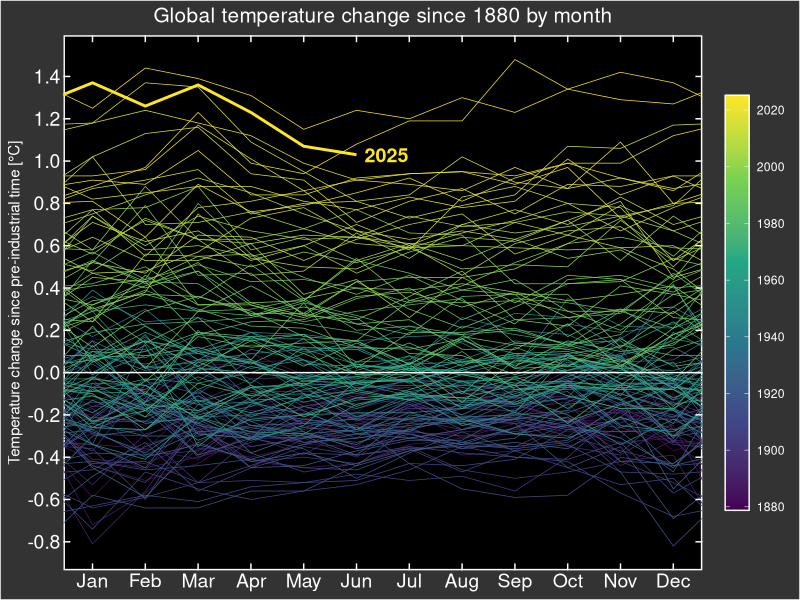
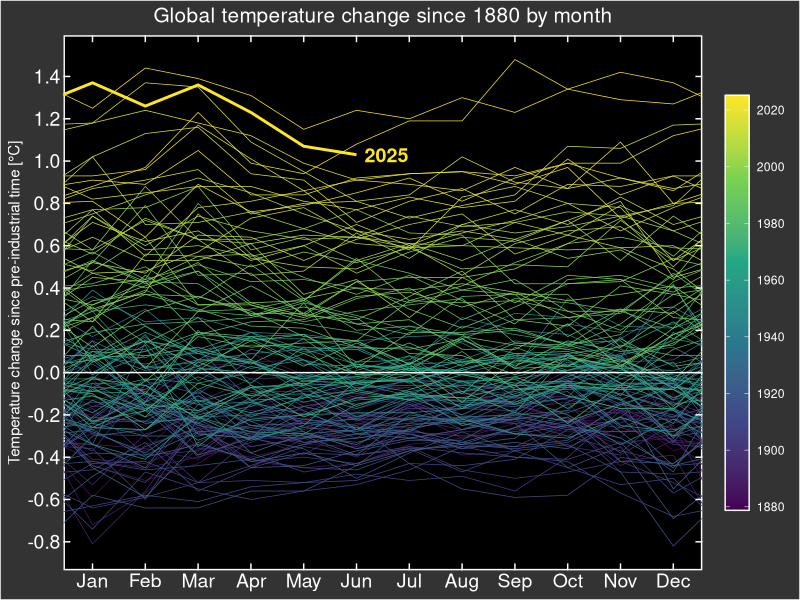

Reproduce these figures in R, in order.
## ---- chunk 1
knitr::opts_chunk$set(paged.print = FALSE)
## ---- chunk 2
#| message: false
library(tidyverse)
library(scales)
library(glue)
## ---- chunk 3
temps <- read_csv("data/GLB.Ts+dSST.csv", skip = 1, na = "***") %>% 
  select(year = Year, all_of(month.abb)) %>% 
  pivot_longer(-year, names_to = "month", values_to = "t_diff") %>% 
  drop_na()
## ---- chunk 4
last_dec <- temps %>% 
  filter(month == "Dec") %>% 
  mutate(year = year + 1,
         month = "last_Dec")

next_jan <- temps %>% 
  filter(month == "Jan") %>% 
  mutate(year = year - 1,
         month = "next_Jan")

t_data <- 
  bind_rows(last_dec, temps, next_jan) %>% 
  mutate(month = factor(month, levels = c("last_Dec", month.abb, "next_Jan")),
         month_number = as.numeric(month) - 1,
         this_year = year == max(temps$year))

annotation <- t_data %>% 
  slice_max(year) %>% 
  slice_max(month_number)
## ---- chunk 5
#| warning: false
#| message: false
#| fig-width: 8
#| fig-height: 5

t_data %>% 
  ggplot(aes(x = month_number, y = t_diff, 
             group = year, color = year,
             size = this_year)) +
  geom_line() +
  geom_hline(yintercept = 0, color = "white") +
  geom_text(data = annotation, 
            aes(x = month_number, y = t_diff,
                label = year, color = year),
            hjust = 0, size = 5, nudge_x = 0.15, fontface = "bold",
            inherit.aes = FALSE) +
  scale_x_continuous(breaks = 1:12,
                     labels = month.abb,
                     sec.axis = dup_axis(name = NULL, labels = NULL)) + # for ticks at top
  scale_y_continuous(breaks = seq(-2, 2, 0.2),
                     sec.axis = dup_axis(name = NULL, labels = NULL)) +
  scale_size_manual(breaks = c(FALSE, TRUE),
                    values = c(0.25, 1),
                    guide = FALSE) +
  scale_color_viridis_c(breaks = seq(1880, 2024, 20),
                        guide = guide_colourbar(frame.colour = "white",
                                                frame.linewidth = 0.5)) +
  coord_cartesian(xlim = c(1,12)) +
  labs(x = NULL,
       y = "Temperature change since pre-industrial time [\u00B0C]",
       title = glue("Global temperature change since {min(temps$year)} by month")) +
  theme(
    plot.background = element_rect(fill = "#333333"),
    panel.background = element_rect(fill = "black",
                                    color = "white",
                                    linewidth = 1),
    panel.grid = element_blank(),
    axis.text = element_text(color = "white", size = 14),
    axis.ticks = element_line(color = "white"),
    axis.ticks.length = unit(-5, "pt"),   # Moves the ticks inside the plot
    axis.title = element_text(color = "white"),
    plot.title = element_text(color = "white", size = 15, hjust = 0.5),
    legend.title = element_blank(),
    legend.background = element_rect(fill = NA),
    legend.text = element_text(color = "white"),
    legend.key.height = unit(60, "pt")
)
## ---- chunk 6
ggsave("figures/temp_annual_monthly.png", width = 8, height = 5)
